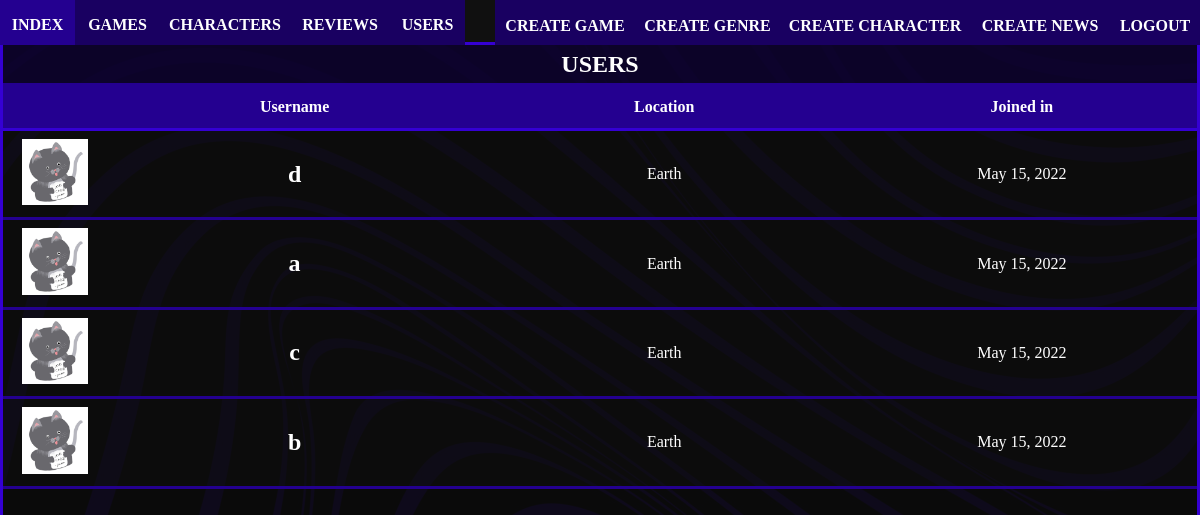
The app's page /levelcheck/allusers (signed in) with its own data.
### levelcheck/models.py (models this page shows, shortened)
class LevelUser(models.Model):
    user = models.OneToOneField(User, on_delete=models.CASCADE)
    gender = models.CharField(max_length=50, default="Prefer not")
    birthday = models.CharField(max_length=50)
    img_src = models.CharField(max_length=150)
    location = models.CharField(max_length=50, default="Earth")
    joined = models.DateField('Joined')
    bio = models.CharField(max_length=500, default="Your Bio!")

### levelcheck/views.py (the view)
# urls.py: path('allusers', views.all_users, name='all_users'),
@login_required(login_url='/levelcheck')
def all_users(request):
    users = User.objects.all().exclude(is_superuser=1).exclude(id=request.user.id).order_by('-last_login')
    empty = Game.objects.none()
    levelusers_list = list()
    for u in users:
        leveluser = LevelUser.objects.get(user_id=u.id)
        levelusers_list.append(leveluser)
    query_levelusers = list(chain(empty, levelusers_list))
    return render(request, 'levelcheck/all_users.html', context={'levelusers': query_levelusers})

### levelcheck/templates/levelcheck/all_users.html (shortened to what this page needs)
{% extends "levelcheck/index.html" %}
{% block content %}
    <header style="height: 5%"><h1>USERS</h1></header>
    <section style="height: 94.7%">
        <table>
            <tr>
                <th></th>
                <th>Username</th>
                <th>Location</th>
			    <th>Joined in</th>
            </tr>
            {% for l in levelusers %}
            <tr style="text-align: center" data-href="{% url 'levelcheck:user_detail' l.id %}">
                {% load static %}
                <td style="width: 1.5%"><img class="table_image" src="{% static l.img_src %}"></td>
                <td style="width: 5%; font-weight: bold; font-size: 1.5em">{{ l.user.username }}</td>
                <td style="width: 5%">{{ l.location }}</td>
                <td style="width: 5%">{{ l.joined }}</td>
            </tr>
            {% endfor %}
        </table>
    </section>
{% endblock %}

### levelcheck/static/website/css/base.css (style rules this page uses)
html { height: 100%; width: 100%; margin: 0; padding: 0; font-family: detroit; }
body { background-image: url("../images/background.png"); height: 100%; width: 100%; margin: 0; padding: 0; }
h1, h2, p, legend, label { margin: 0; padding: 0; color: white; word-wrap: break-word; }
header { background-color: rgba(12,0,50,0.75); width: 100%; height: 10%; margin: 0; padding: 0; border-bottom-style: solid; border-color: #240090; color: white; font-size: 0.75em; display: flex; justify-content: center; align-items: center; }
table { border-collapse: collapse; width: 100%; color: white; }
td, th { padding: 8px; }
tr { background-color: rgba(16,16,16,0.33); border-bottom-style: solid; border-color: #240090; }
tr[data-href] { cursor: pointer; }
th { background-color: rgb(36,0,144); padding-top: 12px; padding-bottom: 12px; border-bottom-style: solid; border-color: #3500D3; position: sticky; top: 0; }
section { height: 77.5%; width: 100%; margin: 0; padding: 0; overflow: auto; }
.table_image { max-width: 75%; margin: 0; padding: 0; }

### records on screen
LevelUser: img_src (picture), user.username "d", location "Earth", joined "May 15, 2022"
LevelUser: img_src (picture), user.username "a", location "Earth", joined "May 15, 2022"
LevelUser: img_src (picture), user.username "c", location "Earth", joined "May 15, 2022"
LevelUser: img_src (picture), user.username "b", location "Earth", joined "May 15, 2022"
